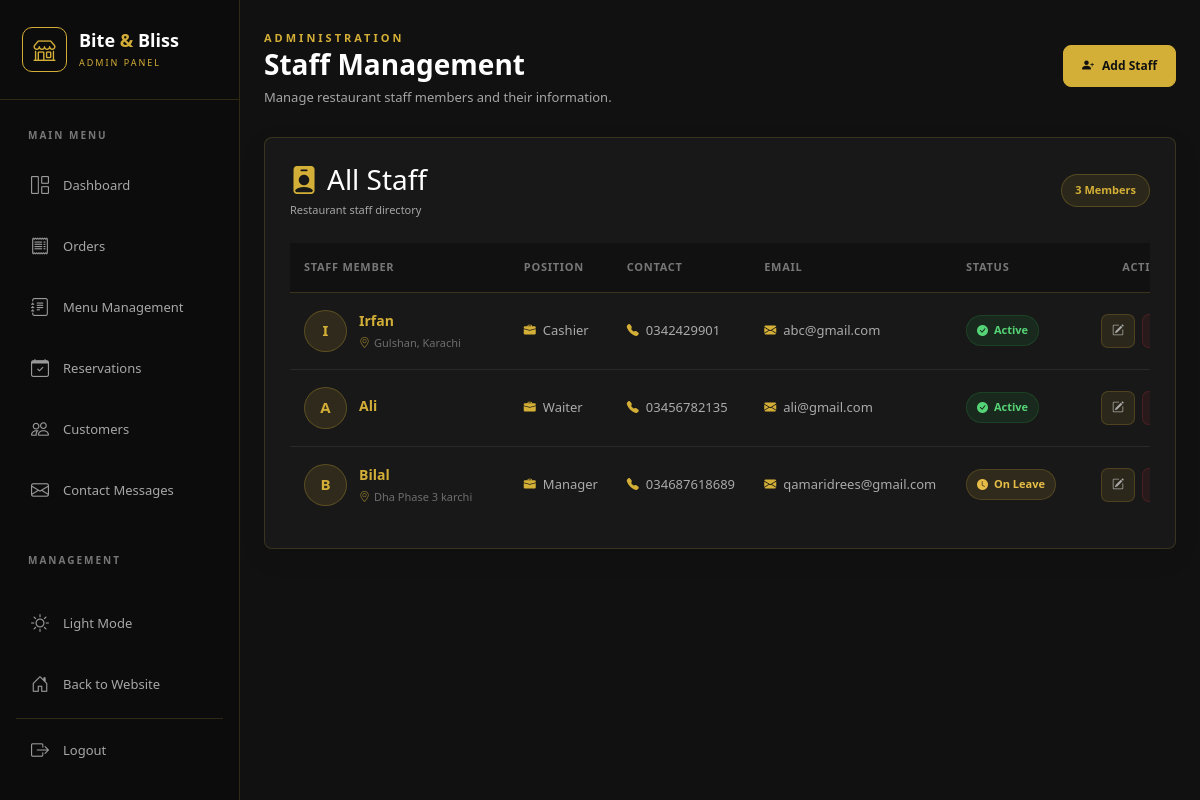
The page /admin/staff.php (signed in) on the database its author committed.
### tables this page shows
CREATE TABLE `staff` (
  `id` int(10) UNSIGNED NOT NULL,
  `name` varchar(100) NOT NULL,
  `position` varchar(100) NOT NULL,
  `phone` varchar(30) NOT NULL,
  `email` varchar(150) DEFAULT NULL,
  `address` varchar(255) DEFAULT NULL,
  `status` enum('Active','On Leave','Inactive') NOT NULL DEFAULT 'Active',
  `created_at` timestamp NOT NULL DEFAULT current_timestamp(),
  `updated_at` timestamp NOT NULL DEFAULT current_timestamp() ON UPDATE current_timestamp()
);

### admin/staff.php (the view, shortened to what this page needs)
<?php
require_once "../config/database.php";
try {
    $stmt = $pdo->query("
        SELECT id, name, position, phone, email, address, status, created_at
        FROM staff
        ORDER BY id DESC
    ");
    $staffMembers = $stmt->fetchAll(PDO::FETCH_ASSOC);
} catch (PDOException $e) {
    $staffMembers = [];
    $errorMessage = "Unable to load staff records. Please make sure the staff table exists.";
}
?>
<!DOCTYPE html>
<html lang="en">
<head>
    <link href="https://cdn.jsdelivr.net/npm/bootstrap@5.3.3/dist/css/bootstrap.min.css" rel="stylesheet">
    <link href="https://cdn.jsdelivr.net/npm/bootstrap-icons@1.11.3/font/bootstrap-icons.css" rel="stylesheet">
    <link rel="stylesheet" href="css/admin.css">
    <link rel="stylesheet" href="css/staff.css">
</head>
<body>
    <?php require_once "includes/sidebar.php"; ?>
    <main class="main-content">
        <div class="container-fluid p-4 staff-page-container">
            <div class="page-heading staff-page-heading">
                <div>
                    <span class="gold-label">ADMINISTRATION</span>
                    <h1>Staff Management</h1>
                    <p>Manage restaurant staff members and their information.</p>
                </div>
                <a href="staff_add.php" class="btn gold-btn staff-add-btn">
                    <i class="bi bi-person-plus-fill"></i>
                    Add Staff
                </a>
            </div>
            <div class="dashboard-card staff-card">
                <div class="card-header-custom staff-card-header">
                    <div>
                        <h3>
                            <i class="bi bi-person-badge-fill"></i>
                            All Staff
                        </h3>
                        <p>Restaurant staff directory</p>
                    </div>
                    <div class="message-count staff-count">
                        <?= count($staffMembers) ?>
                        <?= count($staffMembers) === 1 ? 'Member' : 'Members' ?>
                    </div>
                </div>
                <?php if (!empty($staffMembers)): ?>
                    <div class="table-responsive">
                        <table class="table restaurant-table staff-table align-middle">
                            <thead>
                                <tr>
                                    <th>STAFF MEMBER</th>
                                    <th>POSITION</th>
                                    <th>CONTACT</th>
                                    <th>EMAIL</th>
                                    <th>STATUS</th>
                                    <th class="text-end">ACTIONS</th>
                                </tr>
                            </thead>
                            <tbody>
                                <?php foreach ($staffMembers as $staff): ?>
                                    <?php
                                    $name = htmlspecialchars($staff['name']);
                                    $position = htmlspecialchars($staff['position']);
                                    $phone = htmlspecialchars($staff['phone']);
                                    $email = htmlspecialchars($staff['email'] ?? '');
                                    $address = htmlspecialchars($staff['address'] ?? '');
                                    $status = $staff['status'];
                                    $initial = strtoupper(substr(trim($staff['name']), 0, 1));
                                    $statusClass = 'status-active';
                                    $statusIcon = 'bi-check-circle-fill';
                                    if ($status === 'On Leave') {
                                        $statusClass = 'status-leave';
                                        $statusIcon = 'bi-clock-fill';
                                    } elseif ($status === 'Inactive') {
                                        $statusClass = 'status-inactive';
                                        $statusIcon = 'bi-x-circle-fill';
                                    }
                                    ?>
                                    <tr>
                                        <td>
                                            <div class="staff-member">
                                                <div class="staff-avatar">
                                                    <?= htmlspecialchars($initial) ?>
                                                </div>
                                                <div class="staff-member-info">
                                                    <strong><?= $name ?></strong>
                                                    <?php if ($address): ?>
                                                        <small>
                                                            <i class="bi bi-geo-alt"></i>
                                                            <?= $address ?>
                                                        </small>
                                                    <?php endif; ?>
                                                </div>
                                            </div>
                                        </td>
                                        <td>
                                            <span class="staff-position">
                                                <i class="bi bi-briefcase-fill"></i>
                                                <?= $position ?>
                                            </span>
                                        </td>
                                        <td>
                                            <a href="tel:<?= $phone ?>" class="staff-contact">
                                                <i class="bi bi-telephone-fill"></i>
                                                <?= $phone ?>
                                            </a>
                                        </td>
                                        <td>
                                            <?php if ($email): ?>
                                                <a href="mailto:<?= $email ?>" class="staff-email">
                                                    <i class="bi bi-envelope-fill"></i>
                                                    <?= $email ?>
                                                </a>
                                            <?php else: ?>
                                                <span class="staff-no-data">—</span>
                                            <?php endif; ?>
                                        </td>
                                        <td>
                                            <span class="staff-status <?= $statusClass ?>">
                                                <i class="bi <?= $statusIcon ?>"></i>
                                                <?= htmlspecialchars($status) ?>
                                            </span>
                                        </td>
                                        <td>
                                            <div class="staff-actions">
                                                <a href="staff_edit.php?id=<?= (int)$staff['id'] ?>"
                                                    class="staff-action-btn staff-edit-btn"
                                                    title="Edit Staff">
                                                    <i class="bi bi-pencil-square"></i>
                                                </a>
                                                <a href="staff_delete.php?id=<?= (int)$staff['id'] ?>"
                                                    class="staff-action-btn staff-delete-btn"
                                                    title="Delete Staff"
                                                    onclick="return confirm('Are you sure you want to delete this staff member?');">
                                                </a>
                                            </div>
                                        </td>
                                    </tr>
                                <?php endforeach; ?>
                            </tbody>
                        </table>
                    </div>
                <?php endif; ?>
            </div>
        </div>
    </main>
</body>
</html>

### admin/css/staff.css (style rules this page uses)
.staff-card { overflow: hidden; border: 1px solid var(--border); box-shadow: 0 8px 24px rgba(0, 0, 0, .10); }
.staff-card .card-header-custom h3, .staff-form-card .card-header-custom h5 { display: flex; align-items: center; gap: 9px; }
.staff-card .card-header-custom h3 i, .staff-form-card .card-header-custom h5 i { color: var(--gold); }
.staff-table { min-width: 900px; }
.staff-table td:last-child, .staff-table th:last-child { min-width: 118px; }
.staff-member { display: flex; align-items: center; gap: 12px; }
.staff-avatar { width: 42px; height: 42px; flex: 0 0 42px; display: flex; align-items: center; justify-content: center; border-radius: 50%; color: var(--gold); background: rgba(212, 175, 55, .12); border: 1px solid rgba(212, 175, 55, .28); font-size: 15px; font-weight: 800; }
.staff-member-info { min-width: 0; }
.staff-member-info strong { display: block; margin-bottom: 4px; font-size: 14px; white-space: nowrap; }
.staff-member-info small { display: flex; align-items: center; gap: 4px; max-width: 190px; overflow: hidden; color: var(--muted); font-size: 11px; text-overflow: ellipsis; white-space: nowrap; }
.staff-member-info small i, .staff-position i, .staff-contact i, .staff-email i { color: var(--gold); }
.staff-position, .staff-contact, .staff-email { display: inline-flex; align-items: center; gap: 7px; font-size: 13px; }
.staff-contact, .staff-email { transition: color .2s ease; }
.staff-email { max-width: 210px; overflow: hidden; text-overflow: ellipsis; white-space: nowrap; }
.staff-status { display: inline-flex; align-items: center; gap: 6px; padding: 6px 10px; border-radius: 30px; font-size: 11px; font-weight: 600; white-space: nowrap; }
.status-active { color: #55d477; background: rgba(40, 167, 69, .12); border: 1px solid rgba(40, 167, 69, .2); }
.status-leave { color: #e7bd48; background: rgba(212, 175, 55, .12); border: 1px solid rgba(212, 175, 55, .2); }
.staff-actions { display: flex; justify-content: flex-end; gap: 7px; }
.staff-action-btn { width: 34px; height: 34px; display: inline-flex; align-items: center; justify-content: center; border-radius: 7px; text-decoration: none; transition: all .2s ease; }
.staff-edit-btn { color: var(--gold); background: rgba(212, 175, 55, .1); border: 1px solid rgba(212, 175, 55, .2); }
.staff-delete-btn { color: #ff6b78; background: rgba(220, 53, 69, .08); border: 1px solid rgba(220, 53, 69, .18); }

### rows shown on the page
staff: name "I", name "Irfan", address "Gulshan, Karachi", position "Cashier", phone "0342429901", email "abc@gmail.com", status "Active"
staff: name "A", name "Ali", position "Waiter", phone "03456782135", email "ali@gmail.com", status "Active"
staff: name "B", name "Bilal", address "Dha Phase 3 karchi", position "Manager", phone "034687618689", email "qamaridrees@gmail.com", status "On Leave"

### other values the page prints
count($staffMembers) "3"
